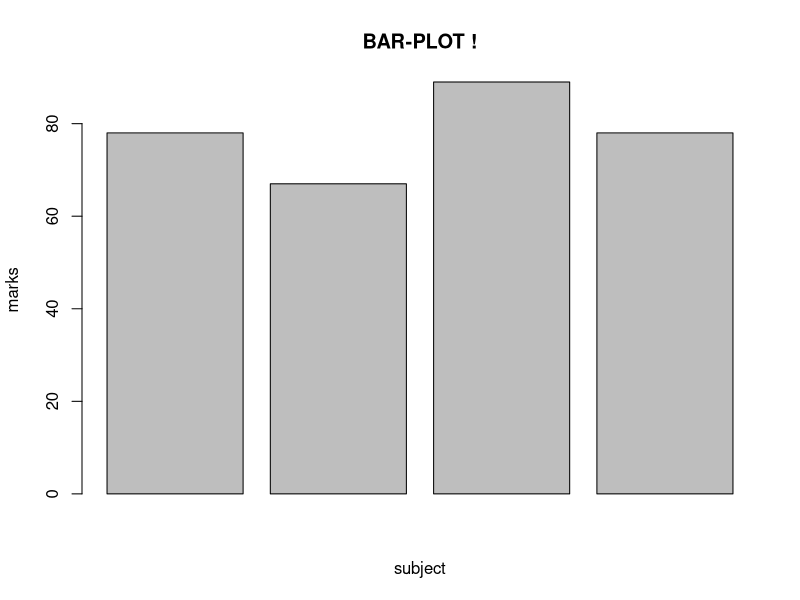

Recreate this plot in R.
subject1 <- c(78,67,89,78)
subject2 <- c(56,78,45,89)
subject3 <- c(67,67,34,58)
marks_summary <- data.frame(subject1,subject2,subject3)
barplot( 
    marks_summary$subject1,
    main="BAR-PLOT !",
    xlab= "subject", 
    ylab= "marks"
)
